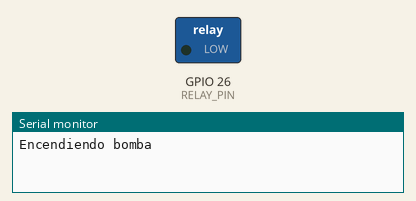
A sketch run on a simulated ESP32. Shown: switched loads named in the sketch (green lamp = pin HIGH), the last lines printed to the serial monitor.

Above: at 2.5 s.
At 7.5 s:
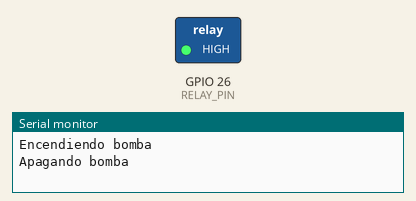
Timing chart, 0 to 13.0 s (numbered marks = the images above):
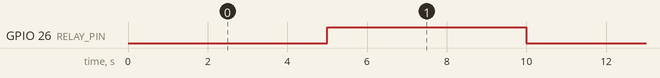

Measured:
- by itself, GPIO 26 (RELAY_PIN): alternates HIGH for 5.0 s and LOW for 5.0 s

The sketch:

waterBomb.ino
```cpp
#define RELAY_PIN 26

void setup() {
  Serial.begin(115200);
  pinMode(RELAY_PIN, OUTPUT);
  digitalWrite(RELAY_PIN, HIGH);
}

void loop() {
  Serial.println("Encendiendo bomba");
  digitalWrite(RELAY_PIN, LOW);
  delay(5000);

  Serial.println("Apagando bomba");
  digitalWrite(RELAY_PIN, HIGH);
  delay(5000);
}
```
